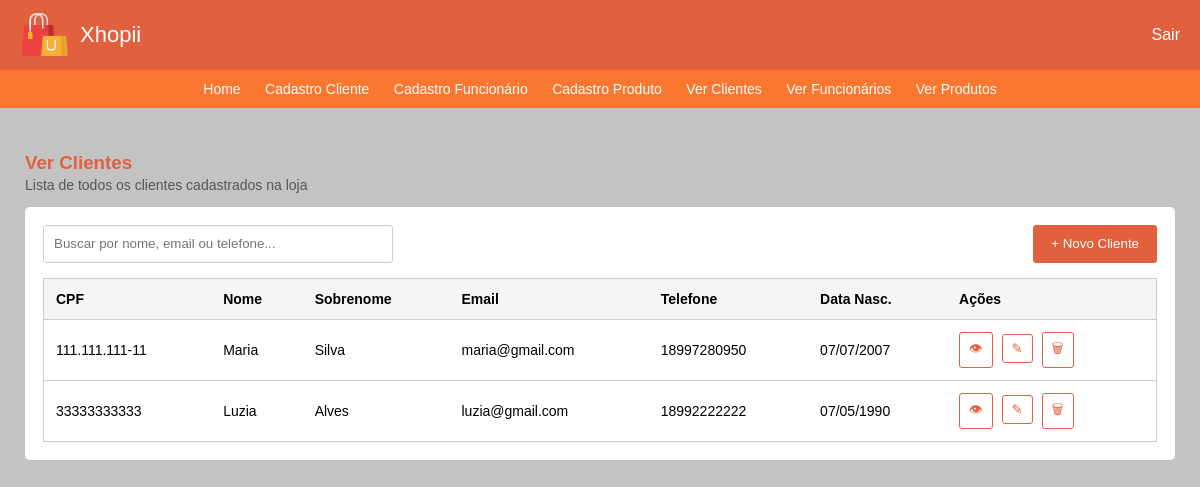
The app's page /view/ver_cliente.php, older data.
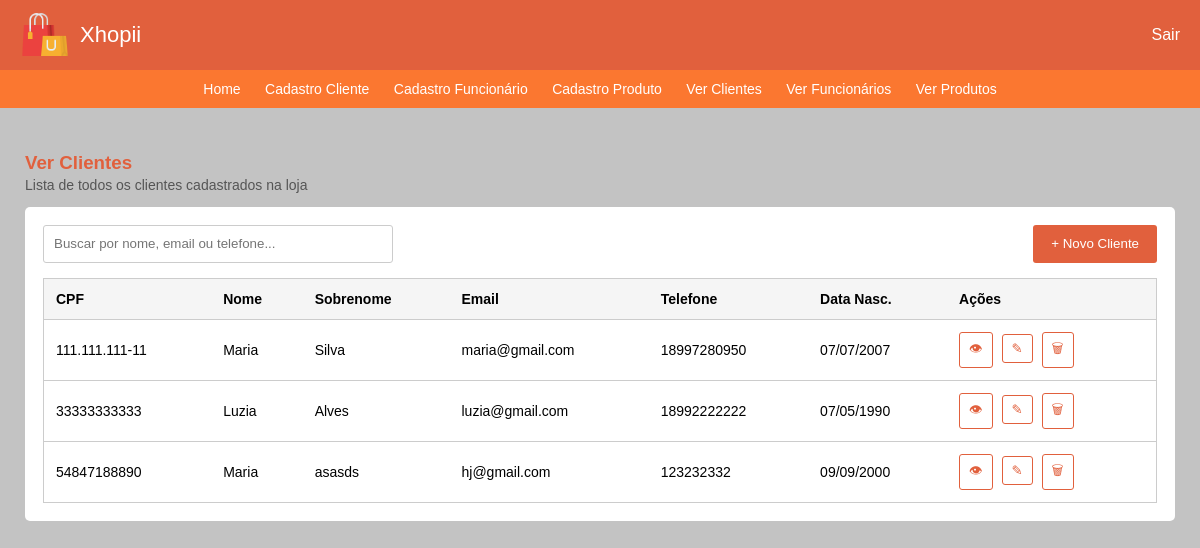
The same page, newer data.
### tables this page shows
CREATE TABLE `cliente` (
  `cpf` varchar(15) NOT NULL,
  `nome` varchar(40) NOT NULL,
  `sobrenome` varchar(60) NOT NULL,
  `dataNasc` date NOT NULL,
  `telefone` varchar(15) NOT NULL,
  `email` varchar(50) NOT NULL,
  `senha` varchar(20) NOT NULL,
  `foto_perfil` longblob DEFAULT NULL
);

### model/BancoDeDados.php (called while the page is built, shortened)
<?php
class BancoDeDados{
    private $host;
    private $login;
    private $senha;
    private $dataBase;
    public function __construct($Host, $Login, $Senha, $DataBase){
        $this->host = $Host;
        $this->login = $Login;
        $this->senha = $Senha;
        $this->dataBase = $DataBase;
    }
    public function conectarBD(){
        $conexao = mysqli_connect($this->host,$this->login,$this->senha,$this->dataBase);
        return($conexao);
    }
    public function retornarClientes(){
    $conexao = $this->conectarBD();
    $consulta = "SELECT * FROM cliente";
    $listaClientes = mysqli_query($conexao,$consulta);
    return $listaClientes;
}
}
?>

### view/ver_cliente.php (the view, shortened to what this page needs)
<?php
require_once("../model/BancoDeDados.php");
$banco = new BancoDeDados("localhost", "root", "", "xhoppi");
$clientes = $banco->retornarClientes();
?>
<!DOCTYPE html>
<html lang="pt-BR">
<head>
    <link rel="stylesheet" href="../CSS/ver_cliente.css">
    <link rel="stylesheet" href="../CSS/rodape.css">
</head>
<body>
<header>
    <section class="cabecalho-logo">
        <img src="../img/logo.png">
        <p>Xhopii</p>
    </section>
    <a href="logout.php" id="sair">Sair</a>
</header>
<nav>
    <a href="home-page.php">Home</a>
    <a href="cadastro_cliente.php">Cadastro Cliente</a>
    <a href="cadastro_funcionario.php">Cadastro Funcionário</a>
    <a href="cadastro_produto.php">Cadastro Produto</a>
    <a href="ver_cliente.php">Ver Clientes</a>
    <a href="ver_funcionarios.php">Ver Funcionários</a>
    <a href="produtos.php">Ver Produtos</a>
</nav>
<section class="area-clientes">
    <section class="titulo-clientes">
        <h1>Ver Clientes</h1>
        <p>Lista de todos os clientes cadastrados na loja</p>
    </section>
    <section class="card-clientes">
        <section class="filtros-clientes">
            <input type="text" placeholder="Buscar por nome, email ou telefone...">
            <a href="cadastro_cliente.php">
                <button>+ Novo Cliente</button>
            </a>
        </section>
        <table>
            <thead>
                <tr>
                    <th>CPF</th>
                    <th>Nome</th>
                    <th>Sobrenome</th>
                    <th>Email</th>
                    <th>Telefone</th>
                    <th>Data Nasc.</th>
                    <th>Ações</th>
                </tr>
            </thead>
            <tbody>
                <?php while($cliente = mysqli_fetch_assoc($clientes)){ ?>
                    <tr>
                        <td><?php echo $cliente['cpf']; ?></td>
                        <td><?php echo $cliente['nome']; ?></td>
                        <td><?php echo $cliente['sobrenome']; ?></td>
                        <td><?php echo $cliente['email']; ?></td>
                        <td><?php echo $cliente['telefone']; ?></td>
                        <td><?php echo date("d/m/Y", strtotime($cliente['dataNasc'])); ?></td>
                        <td class="acoes">
                            <button>👁</button>
                            <button>✎</button>
                            <button>🗑</button>
                        </td>
                    </tr>
                <?php } ?>
            </tbody>
        </table>
    </section>
</section>
</body>
</html>

Row changes from the older to the newer data that the page shows:
added cliente: cpf "54847188890", nome "Maria", sobrenome "asasds", email "hj@gmail.com", telefone "123232332", dataNasc "09/09/2000"
